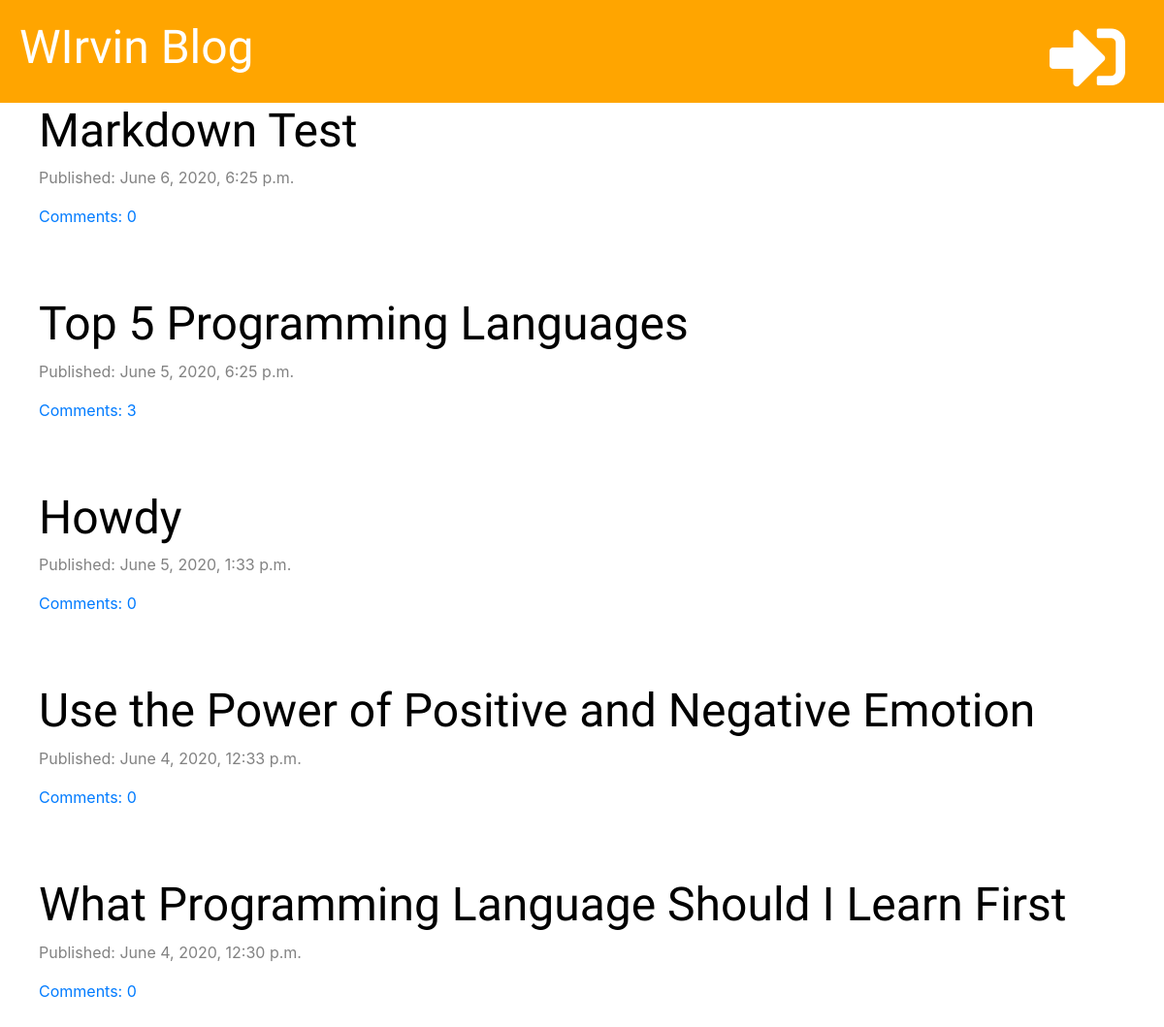
The page / on the database its author committed.
### blogpost/models.py (models this page shows, shortened)
class Post(models.Model):
    author = models.ForeignKey('auth.User', on_delete=models.CASCADE)
    title = models.CharField(max_length=200)
    text = models.TextField()
    created_date = models.DateTimeField(default=timezone.now)
    published_date = models.DateTimeField(blank=True, null=True)
    def approved_comments(self):
        return self.comments.filter(approved=True)

### blogpost/views.py (the view)
# urls.py: path('', views.post_list, name='post_list'),
def post_list(request):
    posts = Post.objects.all().filter(published_date__lte=timezone.now()).order_by('-published_date')
    stuff_for_front_end = {'posts': posts}
    return render(request, 'blog/post_list.html', stuff_for_front_end)

### blogpost/templatetags/markdownify.py (called while the page is built)
@register.filter
def markdown(value):
    renderer = HighlightRenderer()
    markdown = mistune.Markdown(renderer=renderer)
    return markdown(value)

### blogpost/templates/blog/post_list.html (shortened to what this page needs)
{% extends 'blog/base.html' %}
{% load markdownify %}
{% block content %}
{% for post in posts %}
<div class="post">
    <h2><a href="{% url 'post_detail' pk=post.pk %}">{{ post.title }}</a></h2>
    <div class="date">
        <p>Published: {{ post.published_date }}</p>
    </div>
    <a href="{% url 'post_detail' pk=post.pk %}">Comments: {{ post.approved_comments.count }}</a>
</div>
{% endfor %}
{% endblock %}

### blogpost/static/css/blog.css (style rules this page uses)
h1, h2, h3, h4 { font-family: 'Inconsolata', serif; font-size: 48px; }
.date { color: #828282; }
.post { margin-bottom: 70px; }
.post h1 a, .post h2 a { color: black; }

### rows shown on the page
Post: title "Markdown Test", published_date "June 6, 2020, 6:25 p.m.", approved_comments.count "0"
Post: title "Top 5 Programming Languages", published_date "June 5, 2020, 6:25 p.m.", approved_comments.count "3"
Post: title "Howdy", published_date "June 5, 2020, 1:33 p.m.", approved_comments.count "0"
Post: title "Use the Power of Positive and Negative Emotion", published_date "June 4, 2020, 12:33 p.m.", approved_comments.count "0"
Post: title "What Programming Language Should I Learn First", published_date "June 4, 2020, 12:30 p.m.", approved_comments.count "0"
